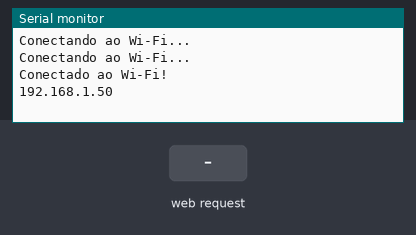
Bench run of a sketch on a simulated ESP8266 (NodeMCU). On the bench: the last lines printed to the serial monitor. The test bench sets the inputs (shaded band). WiFi joins after 1.5 s; servers stay silent unless stated.

Above: at 3.2 s.
3.3 s: HTTP request GET /send received
At 3.9 s:
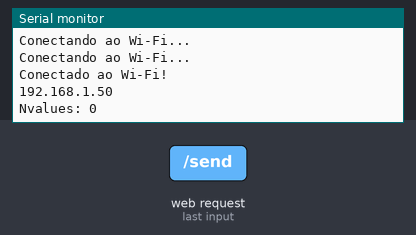
4.8 s: HTTP request GET /send?code=1 received
At 6.3 s:
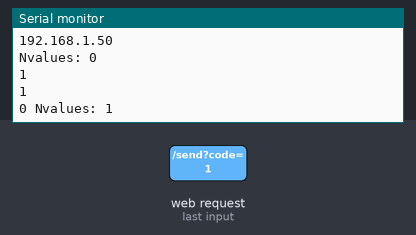

The sketch:

irSendPronto.ino
```cpp
#include <Arduino.h>
#include <WiFi.h>
#include <WebServer.h>
#include <IRremoteESP8266.h>
#include <IRsend.h>

const char* ssid = "renato";  // Substitua pelo nome da sua rede Wi-Fi
const char* password = "lablab01";  // Substitua pela senha da sua rede Wi-Fi

const uint16_t kIrLed = 15;  // GPIO do ESP8266 para enviar o sinal IR (recomendado: 4 - D2).
IRsend irsend(kIrLed);  // Inicializa o objeto IRsend.

uint16_t samsungProntoCode[100] = {
    0x0000, 0x006D, 0x0000, 0x0022,
    0x00AA, 0x00AA, 0x0014, 0x003F, 0x0014, 0x003F, 0x0014, 0x003F,
    0x0014, 0x0014, 0x0014, 0x0014, 0x0014, 0x0014, 0x0014, 0x0014,
    0x0014, 0x0014, 0x0014, 0x003F, 0x0014, 0x003F, 0x0014, 0x003F,
    0x0014, 0x0014, 0x0014, 0x0014, 0x0014, 0x0014, 0x0014, 0x0014,
    0x0014, 0x0014, 0x0014, 0x0014, 0x0014, 0x003F, 0x0014, 0x0014,
    0x0014, 0x0014, 0x0014, 0x0014, 0x0014, 0x0014, 0x0014, 0x0014,
    0x0014, 0x0014, 0x0014, 0x003F, 0x0014, 0x0014, 0x0014, 0x003F,
    0x0014, 0x003F, 0x0014, 0x003F, 0x0014, 0x003F, 0x0014, 0x003F,
    0x0014, 0x003F, 0x0014, 0x0706
};

WebServer server(80);  // Cria um servidor na porta 80 (HTTP).

void handleRoot() {
  // Página inicial do servidor
  String html = "<html><body>";
  html += "<h1>Controle Remoto IR</h1>";
  html += "<p>Envie o comando IR via GET:</p>";
  html += "<a href=\"/send?code=0000%20006D%20...\">Enviar</a>";
  html += "<p>Endereço IP do ESP32: " + WiFi.localIP().toString() + "</p>";
  html += "</body></html>";
  server.send(200, "text/html", html);
}

void handleSend() {
  // Recebe o código IR via GET
  String code = server.arg("code");
  // Converte a string em um array de uint16_t
  Serial.println(code);
  int numValues = 0;
  uint16_t values[100];
  char* token = strtok((char*)code.c_str(), " ");
  while (token != NULL && numValues < 100) {
    values[numValues++] = (uint16_t)strtol(token, NULL, 16);
    token = strtok(NULL, " ");
  }
  for (int i = 0; i < numValues; i++){
    Serial.print(values[i]);
    Serial.print(" ");
  }
  Serial.println("");
  for (int i = 0; i < numValues; i++){
    Serial.print(samsungProntoCode[i]);
    Serial.print(" ");
  }
  Serial.print("Nvalues: ");
  Serial.println(numValues);
  // Envia os pulsos IR
  irsend.sendPronto(values, numValues);
  server.send(200, "text/plain", "Comando IR enviado!");
}

void setup() {
  irsend.begin();
  Serial.begin(115200);
  WiFi.begin(ssid, password);
  while (WiFi.status() != WL_CONNECTED) {
    delay(1000);
    Serial.println("Conectando ao Wi-Fi...");
  }
  Serial.println("Conectado ao Wi-Fi!");
  Serial.println(WiFi.localIP());

  server.on("/", handleRoot);
  server.on("/send", handleSend);

  server.begin();
}

void loop() {
  server.handleClient();
}
```

Measured:
- after the input at 3.3 s, the serial monitor: prints a new line at once (image 1)
- after the input at 4.8 s, the serial monitor: prints a new line at once (image 2)
